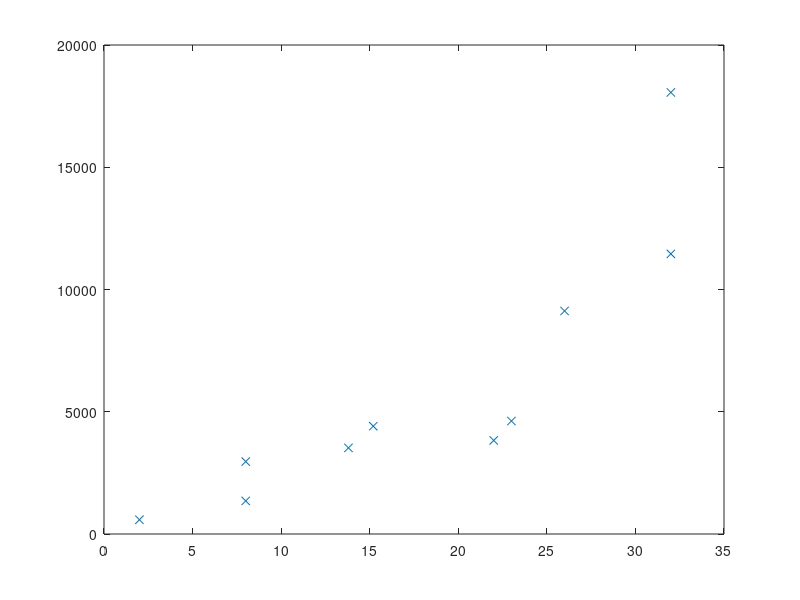

Here is the MATLAB script that generated this plot:
g = [13, 6.9, 11, 1, 4, 16, 4, 16, 7.6, 11.5]';

N = [391, 151, 164, 25, 58, 491, 127, 774, 189, 198]';

[a,b]=sort(g);
N=N(b);

a=2*a;

plot(a,700*N/30,'x');